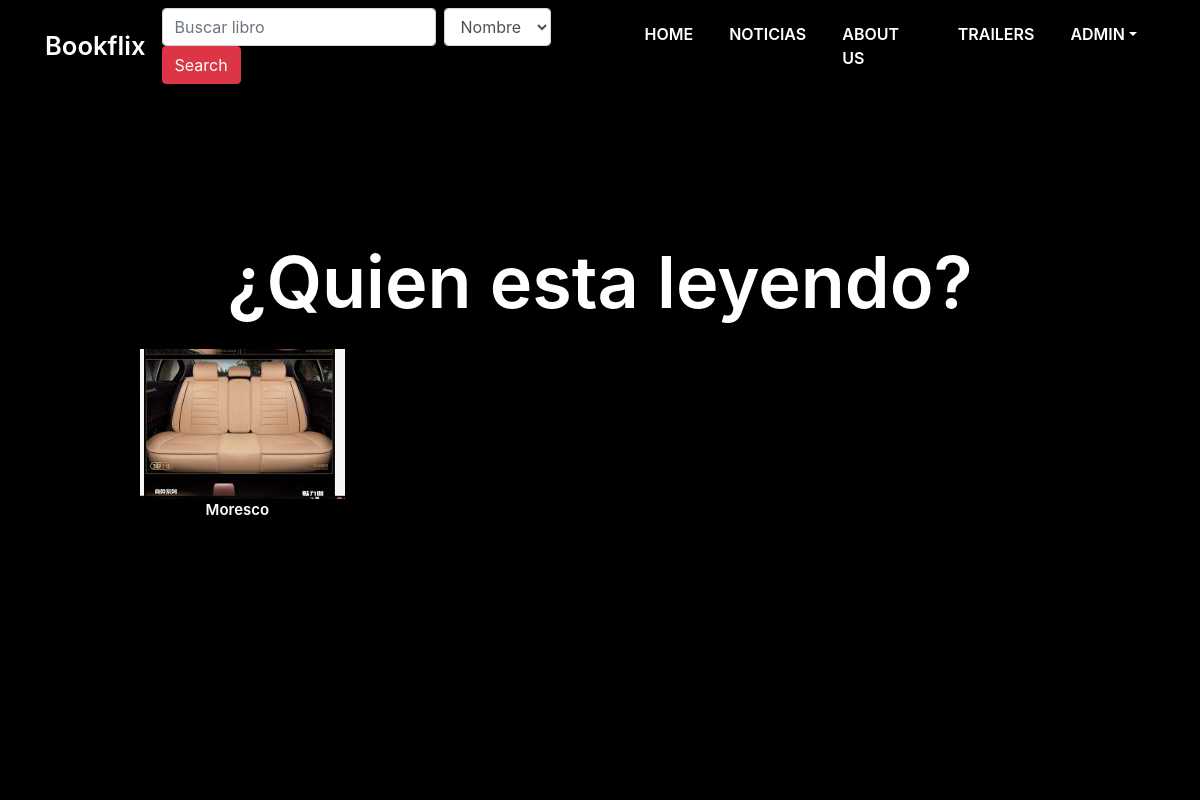
Page /change_profile/ (signed in) on the earlier database version.
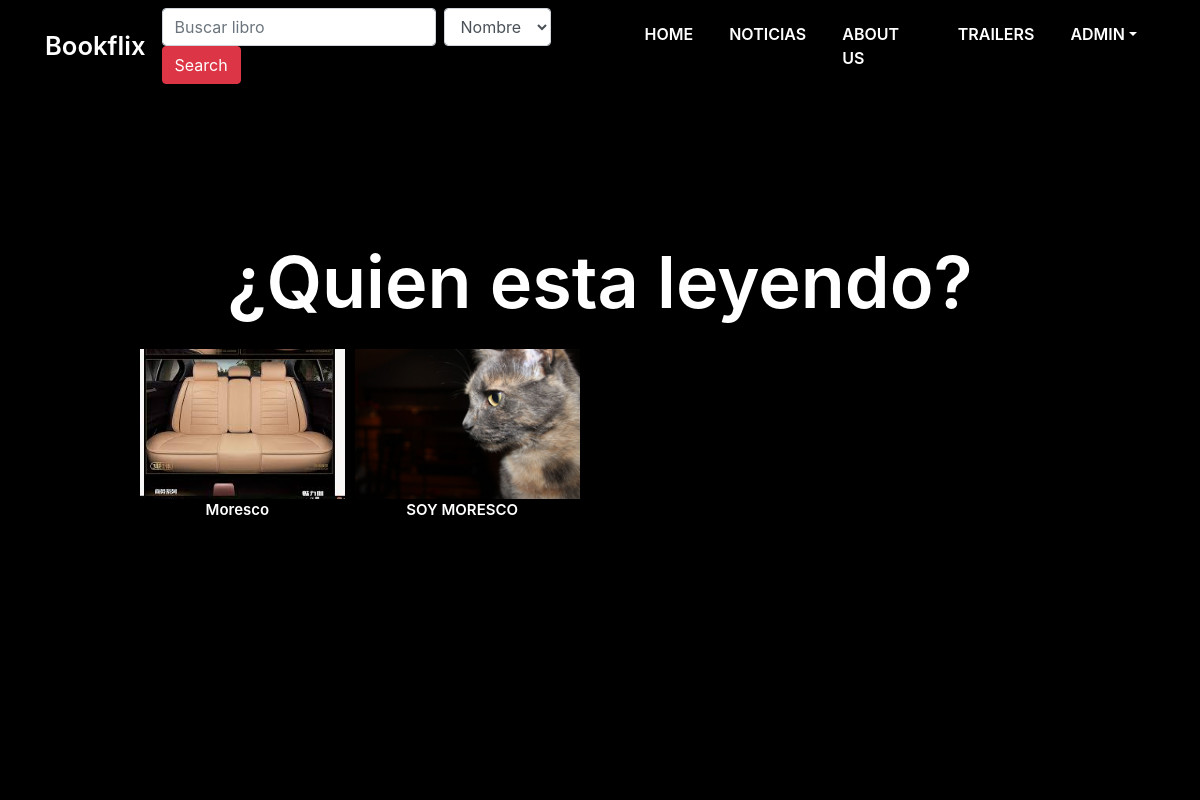
Same page on the later database version.
### gestion_usuario/models.py (models this page shows, shortened)
class Profile(models.Model):
    user = models.ForeignKey(User, on_delete=models.CASCADE, null=True)
    fecha_nacimiento = models.DateField(null=True, blank=True)
    nickname = models.CharField(blank=False, max_length=50, null=True,)
    soyPrincipal = models.BooleanField(default=False)
    foto = models.ImageField(upload_to='static/foto_perfil',null=True, blank=True,default='static/foto_perfil/default.jpg')

### gestion_usuario/views.py (the view)
# urls.py: path('change_profile/', change_profile_view),
@login_required
def change_profile_view(request):
    perfiles = Profile.objects.filter(user=request.user)
    context = {"estoy_en_home": True, "perfiles": perfiles}
    return render(request, "gestion_usuario/change_profile.html", context)

### templates/gestion_usuario/change_profile.html (shortened to what this page needs)
{% extends "padre.html" %}
{% load static %}
{% block content %}
<body id="page-top">
	<div id="home" class="intro route bg-image padre" style="background-color: black;">
		<div class="overlay-itro"></div>
		<div class="intro-content display-table">
			<div class="table-cell">
				<div class="container">
					<h1 class="intro-title mb-4">¿Quien esta leyendo?</h1>
					<div class="row intro-title mb-4 " style="margin-left: 85px;" >
						{% for perfil in perfiles %}
						<div  class="column">
							<a href="/change_profile/{{perfil.id}}"><img style="margin-left: 10px;"
									src="../{{perfil.foto}}"  alt="" weight="150" height="150"></a>
							<p style="font-size: 15px;">{{perfil.nickname}}</p>
						</div>
						{% endfor %}
					</div>
				</div>
			</div>
		</div>
	</div>
	{% endblock %}

### templates/padre.html (shortened to what this page needs)
{% load static %}
<!DOCTYPE html>
<html lang="en">
<head>
  {% load bootstrap4 %}
  {% bootstrap_css %}
 <link rel="stylesheet" href="{% static 'css/comentario.css' %}">
  <link href="{% static 'lib/bootstrap/css/bootstrap.min.css' %}" rel="stylesheet">
  <link href="{% static 'lib/font-awesome/css/font-awesome.min.css' %}" rel="stylesheet">
  <link href="{% static 'lib/animate/animate.min.css' %}" rel="stylesheet">
  <link href="{% static 'lib/ionicons/css/ionicons.min.css' %}" rel="stylesheet">
  <link href="{% static 'lib/owlcarousel/assets/owl.carousel.min.css' %}" rel="stylesheet">
  <link href="{% static 'lib/lightbox/css/lightbox.min.css' %}" rel="stylesheet">
  <link href="{% static 'css/style.css' %}" rel="stylesheet">
</head>
{% include "barra.html" %}
{% block content %}
{% endblock %}
</body>
</html>

### templates/barra.html (shortened to what this page needs)
{% load static %}
{% load bootstrap4 %}
{% bootstrap_css %}
<header>
  <body id="page-top">
    <nav class="navbar-expand-md  navbar navbar-b navbar-trans navbar-expand-md fixed-top" id="mainNav">
      <div class="container">
        <a class="navbar-brand js-scroll" href="/">Bookflix</a>
        <div class="navbar-collapse collapse justify-content-end" colo id="navbarDefault" >
          {% if user.is_authenticated %}
          <form   class="form-inline"  action="{% url 'search' %}" method="get" class="form-inline">
            <input  id="id_search" class="form-control mr-sm-2 input-sm" name="q" type="text" name="q" placeholder="Buscar libro" value="{{ request.GET.q }}" class="form-control">
            <select id="filter_field" name="filter" class="form-control ">
                <option value="nombre">Nombre</option>
            </select>
            <input type="submit" value="Search" class="btn btn-danger">
          </form>
          {% endif %}
          <ul class="navbar-nav">
            <li class="nav-item">
              <a class="nav-link js-scroll active" href="/">Home</a>
            </li>
            <li class="nav-item">
              <a class="nav-link js-scroll" href="/news">Noticias</a>
            </li>
            <li class="nav-item">
              <a class="nav-link js-scroll" href="/#contact">About us</a>
            </li>
			<li class="nav-item">
              <a class="nav-link js-scroll" href="/trailer">Trailers</a>
            </li>
            {% if not user.is_authenticated %}
            <li class="nav-item">
              <a class="nav-link js-scroll" href="/login">login</a>
            </li>
            <li class="nav-item">
              <a class="nav-link js-scroll" href="/register">Registrarse</a>
            </li>
            {% else %}
            <ul class="nav navbar-nav ml-auto">
              <li class="nav-item dropdown">
                <a href="#" class="nav-link dropdown-toggle" data-toggle="dropdown">{{request.session.nickname | truncatechars:10}}</a>
              </li>
            </ul>
            {% endif %}
        </div>
    </nav>
</header>

### static/css/style.css (style rules this page uses)
h1, h2, h3, h4, h5, h6 { color: #1e1e1e; }
a { color: #1e1e1e; transition: all 0.5s ease-in-out; }
.bg-image { background-repeat: no-repeat; background-attachment: fixed; background-size: cover; background-position: center center; }
.display-table { width: 100%; height: 100%; display: table; }
.table-cell { display: table-cell; vertical-align: middle; }
.navbar-b { transition: all .5s ease-in-out; background-color: transparent; padding-top: 1.563rem; padding-bottom: 1.563rem; }
.navbar-b.navbar-trans .nav-item, .navbar-b.navbar-reduce .nav-item { position: relative; padding-right: 10px; padding-left: 0; }
.navbar-b.navbar-trans .nav-link, .navbar-b.navbar-reduce .nav-link { color: #fff; text-transform: uppercase; font-weight: 600; }
.navbar-b.navbar-trans .nav-link:before, .navbar-b.navbar-reduce .nav-link:before { content: ''; position: absolute; margin-left: 0px; width: 0%; bottom: 0; left: 0; height: 2px; transition: all 500ms ease; }
.navbar-b.navbar-trans .nav-link:before { background-color: #fff; }
.navbar-b .navbar-brand { color: #fff; font-size: 1.6rem; font-weight: 600; }
.intro { height: 100vh; position: relative; color: #fff; }
.intro .intro-content { text-align: center; position: absolute; }
.intro .overlay-itro { background-color: rgba(0, 0, 0, 0.6); position: absolute; top: 0; left: 0px; padding: 0; height: 100%; width: 100%; opacity: .9; }
.intro .intro-title { color: #fff; font-weight: 600; font-size: 3rem; }
@media (min-width: 768px) { .navbar-b.navbar-trans .nav-item, .navbar-b.navbar-reduce .nav-item { padding-left: 10px; } }
@media (min-width: 768px) { .navbar-b.navbar-trans .nav-link:before, .navbar-b.navbar-reduce .nav-link:before { margin-left: 18px; } }
@media (min-width: 768px) { .intro .intro-title { font-size: 4.5rem; } }

Differences in the rows shown:
added Profile: foto (picture), nickname "SOY MORESCO"
